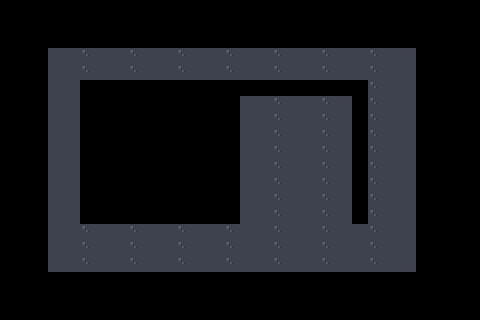

This game map was drawn from its Tiled (.tmx) file and the tilesets committed beside it. A one-line description and the full map source follow:
An orthogonal 30x20 tile map with 16x16 px tiles, 1 tile layer (Tile Layer).

<map version="1.10" tiledversion="1.11.2" orientation="orthogonal" renderorder="right-down" width="30" height="20" tilewidth="16" tileheight="16" infinite="0" nextlayerid="6" nextobjectid="6">
 <tileset firstgid="1" source="tilesets/dungeon_tiles_new.tsx" />
 <layer id="1" name="Tile Layer" width="30" height="20">
  <data encoding="csv">
0,0,0,0,0,0,0,0,0,0,0,0,0,0,0,0,0,0,0,0,0,0,0,0,0,0,0,0,0,0,
0,0,0,0,0,0,0,0,0,0,0,0,0,0,0,0,0,0,0,0,0,0,0,0,0,0,0,0,0,0,
0,0,0,0,0,0,0,0,0,0,0,0,0,0,0,0,0,0,0,0,0,0,0,0,0,0,0,0,0,0,
0,0,0,25,26,27,25,26,27,25,26,27,25,26,27,25,26,27,25,26,27,25,26,27,25,26,0,0,0,0,
0,0,0,25,26,27,25,26,27,25,26,27,25,26,27,25,26,27,25,26,27,25,26,27,25,26,0,0,0,0,
0,0,0,25,26,0,0,0,0,0,0,0,0,0,0,0,0,0,0,0,0,0,0,27,25,26,0,0,0,0,
0,0,0,25,26,0,0,0,0,0,0,0,0,0,0,25,26,27,25,26,27,25,0,27,25,26,0,0,0,0,
0,0,0,25,26,0,0,0,0,0,0,0,0,0,0,25,26,27,25,26,27,25,0,27,25,26,0,0,0,0,
0,0,0,25,26,0,0,0,0,0,0,0,0,0,0,25,26,27,25,26,27,25,0,27,25,26,0,0,0,0,
0,0,0,25,26,0,0,0,0,0,0,0,0,0,0,25,26,27,25,26,27,25,0,27,25,26,0,0,0,0,
0,0,0,25,26,0,0,0,0,0,0,0,0,0,0,25,26,27,25,26,27,25,0,27,25,26,0,0,0,0,
0,0,0,25,26,0,0,0,0,0,0,0,0,0,0,25,26,27,25,26,27,25,0,27,25,26,0,0,0,0,
0,0,0,25,26,0,0,0,0,0,0,0,0,0,0,25,26,27,25,26,27,25,0,27,25,26,0,0,0,0,
0,0,0,25,26,0,0,0,0,0,0,0,0,0,0,25,26,27,25,26,27,25,0,27,25,26,0,0,0,0,
0,0,0,25,26,27,25,26,27,25,26,27,25,26,27,25,26,27,25,26,27,25,26,27,25,26,0,0,0,0,
0,0,0,25,26,27,25,26,27,25,26,27,25,26,27,25,26,27,25,26,27,25,26,27,25,26,0,0,0,0,
0,0,0,25,26,27,25,26,27,25,26,27,25,26,27,25,26,27,25,26,27,25,26,27,25,26,0,0,0,0,
0,0,0,0,0,0,0,0,0,0,0,0,0,0,0,0,0,0,0,0,0,0,0,0,0,0,0,0,0,0,
0,0,0,0,0,0,0,0,0,0,0,0,0,0,0,0,0,0,0,0,0,0,0,0,0,0,0,0,0,0,
0,0,0,0,0,0,0,0,0,0,0,0,0,0,0,0,0,0,0,0,0,0,0,0,0,0,0,0,0,0
</data>
 </layer>
</map>